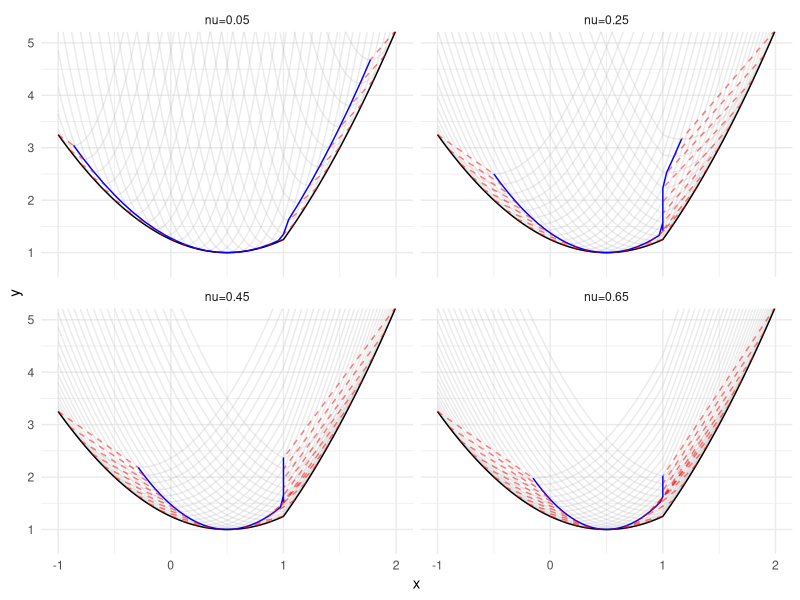
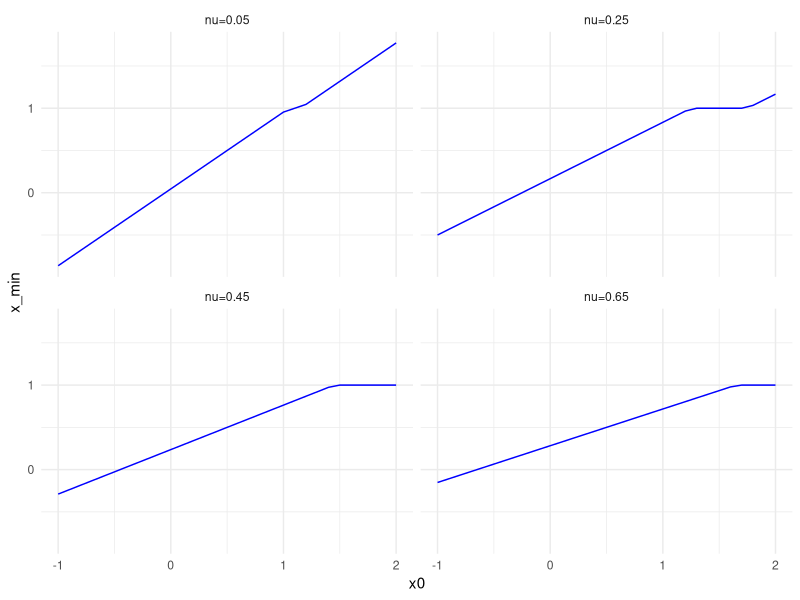

Source code (R) for these figures, in order:
## ---- chunk 1
library(tidyverse)

f <- function(x) {
  x^2 + 1/4 + abs(x-1)
}

add_quad <- function(f, t, x0) {
  function(x) {
    f(x) + 1/(2*t) * (x - x0)^2
  }
}


prox <- function(f, t, x0) {
  f_prime <- add_quad(f, t, x0)
  optim(0,
        f_prime,
        method = "Brent",
        lower = -2,
        upper = 2)$par
}

x_points <- seq(-1, 2, 0.01)

true_func <- tibble(
  x=seq(-1, 2, 0.01),
  y=f(x_points))

prox_funcs <- tibble(
  x = numeric(),
  y = numeric(),
  x0 = numeric(),
  t = numeric()
)

minima <- tibble(x0 = numeric(), t=numeric(), x_min = numeric(), y_quad=numeric(), func_val=numeric())

for (x0 in seq(-1, 2, 0.1)) {
  for (t in seq(0.05, 0.65, length.out=4)) {
    quad <- add_quad(f, t, x0)
    new_func <- tibble(
      x = x_points,
      y = quad(x_points),
      x0 = rep(x0, length(x_points)),
      t = rep(t, length(x_points))
    )
    prox_funcs <- rbind(prox_funcs, new_func)
    prox_val <- prox(f, t, x0)
    minima <- minima |> add_row(
      x0=x0, t=t, x_min=prox_val, y_quad=quad(prox_val),
      func_val=f(x0)
    )
  }
}
## ---- chunk 2

custom_labeller <- function(variable, value) {
  return(paste0("nu=", value))
}

ggplot() +
  geom_line(
    data = prox_funcs,
    aes(x = x, y = y, group = x0),
    alpha = 0.3,
    color = "gray",
    linetype = 1
  ) +
  geom_line(data = true_func, aes(x = x, y = y)) +
  geom_line(
    data = minima,
    aes(x = x_min, y = y_quad),
    linetype = 1,
    color = "blue"
  ) +
  geom_segment(
    data = minima,
    aes(
      x = x0,
      xend = x_min,
      y = func_val,
      yend = y_quad,
      group = x0
    ),
    linetype = 2,
    color = "red",
    alpha = 0.5
  ) +
  facet_wrap(~t, labeller=custom_labeller) + 
  coord_cartesian(ylim = c(0.75, 5)) +
  theme_minimal()
## ---- chunk 3

ggplot() +
  geom_line(
    data = minima,
    aes(x = x0, y = x_min),
    linetype = 1,
    color = "blue"
  ) +
  facet_wrap(~t, labeller=custom_labeller) + 
  theme_minimal()
